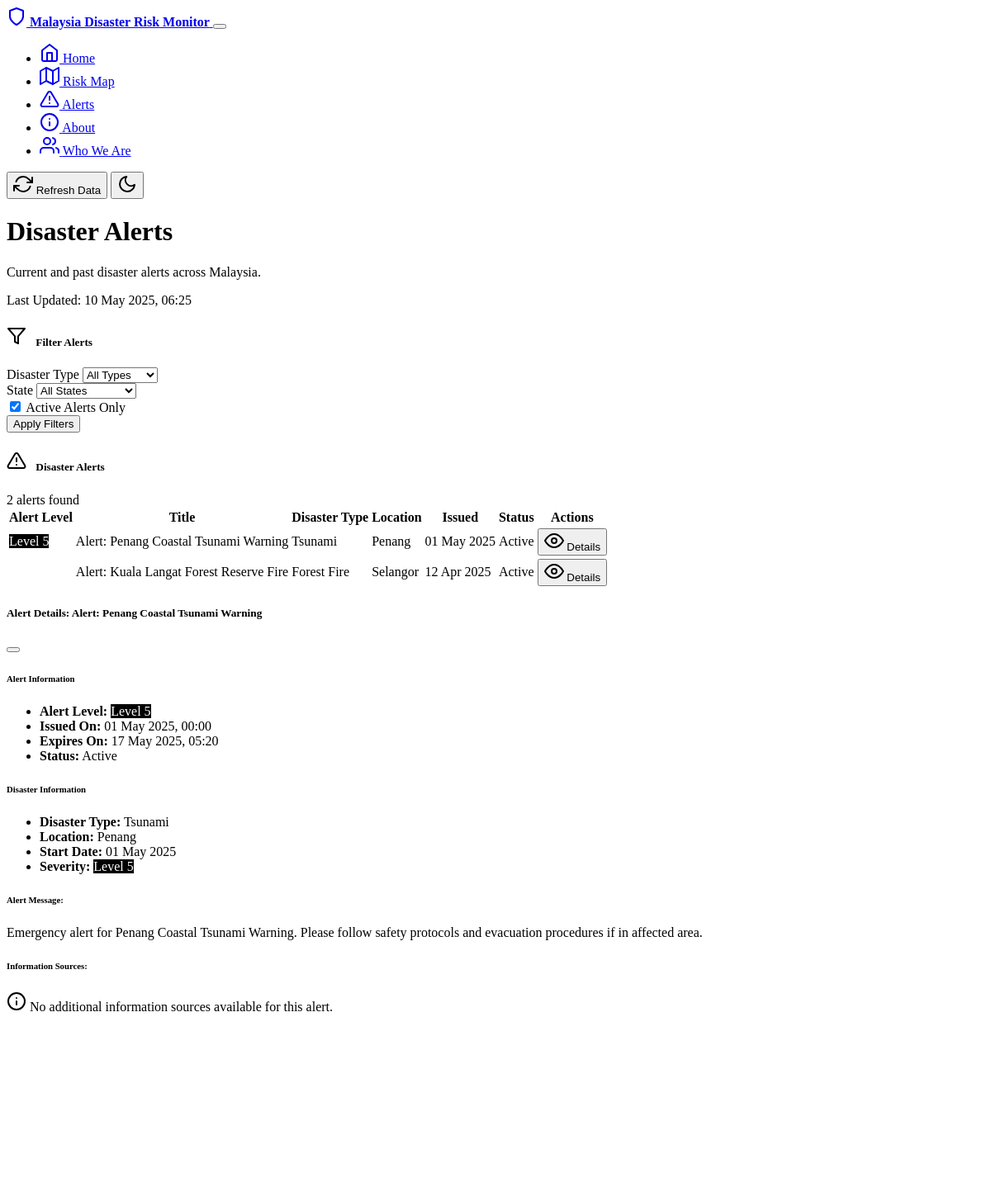
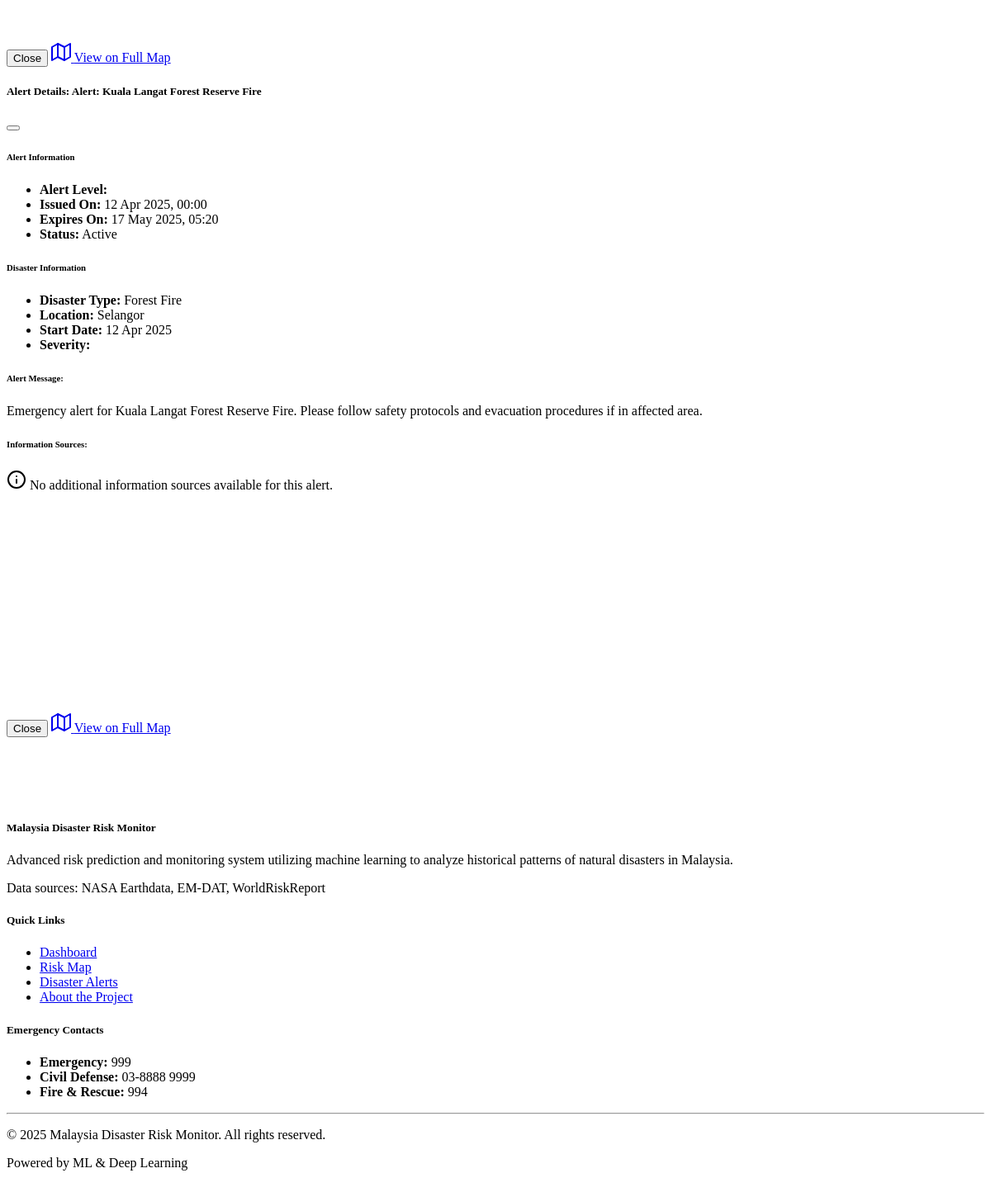
Screenshot of /alerts with the database file from the repository (2 pictures, top to bottom).
### models.py (models this page shows, shortened)
class DisasterAlert(db.Model):
    id = db.Column(db.Integer, primary_key=True)
    disaster_id = db.Column(db.Integer, db.ForeignKey('disaster.id'), nullable=False)
    disaster = db.relationship('Disaster')
    title = db.Column(db.String(100), nullable=False)
    message = db.Column(db.Text, nullable=False)
    alert_level = db.Column(db.Integer, nullable=False)  # 1-5 (5 being most severe)
    issued_at = db.Column(db.DateTime, default=datetime.utcnow)
    expires_at = db.Column(db.DateTime)
    is_active = db.Column(db.Boolean, default=True)
    is_test = db.Column(db.Boolean, default=False)  # Flag for test alerts
    sources_used = db.Column(db.Text)  # Comma-separated list of sources used by ML
    external_references = db.Column(db.Text)  # JSON string of external URLs and references

class DisasterType(db.Model):
    id = db.Column(db.Integer, primary_key=True)
    name = db.Column(db.String(50), nullable=False, unique=True)
    description = db.Column(db.Text)
    disasters = db.relationship('Disaster', backref='type', lazy=True)

class State(db.Model):
    id = db.Column(db.Integer, primary_key=True)
    name = db.Column(db.String(50), nullable=False, unique=True)
    disasters = db.relationship('Disaster', backref='state', lazy=True)
    risk_assessments = db.relationship('RiskAssessment', backref='state', lazy=True)

class Disaster(db.Model):
    id = db.Column(db.Integer, primary_key=True)
    disaster_type_id = db.Column(db.Integer, db.ForeignKey('disaster_type.id'), nullable=False)
    state_id = db.Column(db.Integer, db.ForeignKey('state.id'), nullable=False)
    title = db.Column(db.String(100), nullable=False)
    description = db.Column(db.Text)
    start_date = db.Column(db.DateTime, nullable=False)
    end_date = db.Column(db.DateTime)
    is_active = db.Column(db.Boolean, default=True)
    magnitude = db.Column(db.Float)  # For earthquakes
    depth = db.Column(db.Float)      # For tsunamis (in cm)
    area_affected = db.Column(db.Float)  # For floods, forest fires (in sq km)
    severity = db.Column(db.Integer)  # 1-5 (5 being most severe)
    latitude = db.Column(db.Float)
    longitude = db.Column(db.Float)
    source = db.Column(db.String(100))
    source_url = db.Column(db.String(255))
    created_at = db.Column(db.DateTime, default=datetime.utcnow)
    updated_at = db.Column(db.DateTime, default=datetime.utcnow, onupdate=datetime.utcnow)

### routes.py (the view)
@app.route('/alerts')
def alerts_page():
    disaster_types = DisasterType.query.all()
    states = State.query.all()
    disaster_type_id = request.args.get('disaster_type', type=int)
    state_id = request.args.get('state', type=int)
    active_only = request.args.get('active_only', type=bool, default=True)
    query = DisasterAlert.query.join(Disaster).filter(DisasterAlert.is_test == False)
    if disaster_type_id:
        query = query.filter(Disaster.disaster_type_id == disaster_type_id)
    if state_id:
        query = query.filter(Disaster.state_id == state_id)
    if active_only:
        query = query.filter(DisasterAlert.is_active == True)
        query = query.filter(Disaster.is_active == True)
    alerts = query.order_by(DisasterAlert.issued_at.desc()).all()
    for alert in alerts:
        if alert.is_active and not alert.disaster.is_active:
            with app.app_context():
                alert.is_active = False
                db.session.commit()
    return render_template('alerts.html',
                           alerts=alerts,
                           disaster_types=disaster_types,
                           states=states,
                           selected_disaster_type=disaster_type_id,
                           selected_state=state_id,
                           active_only=active_only)

### templates/alerts.html (shortened to what this page needs)
{% extends 'base.html' %}
{% block content %}
<div class="row mb-4 align-items-center">
    <div class="col-md-8">
        <h1 class="display-5 fw-bold mb-2">Disaster Alerts</h1>
        <p class="lead">Current and past disaster alerts across Malaysia.</p>
    </div>
    <div class="col-md-4 text-md-end">
        <div class="badge bg-primary p-2 fs-6">Last Updated: {{ now().strftime('%d %b %Y, %H:%M') }}</div>
    </div>
</div>
<div class="card border-0 shadow-sm mb-4">
    <div class="card-header bg-transparent border-0">
        <h5 class="mb-0">
            <i data-feather="filter" class="card-header-icon"></i>
            Filter Alerts
        </h5>
    </div>
    <div class="card-body">
        <form id="alert-filter-form" class="row g-3">
            <div class="col-md-4">
                <label for="disaster-type-filter" class="form-label">Disaster Type</label>
                <select id="disaster-type-filter" class="form-select">
                    <option value="">All Types</option>
                </select>
            </div>
            <div class="col-md-4">
                <label for="state-filter" class="form-label">State</label>
                <select id="state-filter" class="form-select">
                    <option value="">All States</option>
                </select>
            </div>
            <div class="col-md-2 d-flex align-items-end">
                <div class="form-check form-switch">
                    <input class="form-check-input" type="checkbox" id="active-only-filter" {% if active_only %}checked{% endif %}>
                    <label class="form-check-label" for="active-only-filter">Active Alerts Only</label>
                </div>
            </div>
            <div class="col-md-2 d-flex align-items-end">
                <button type="submit" class="btn btn-primary w-100">Apply Filters</button>
            </div>
        </form>
    </div>
</div>
<div class="row">
    <div class="col-12">
        <div class="card border-0 shadow-sm">
            <div class="card-header bg-transparent border-0">
                <div class="d-flex justify-content-between align-items-center">
                    <h5 class="mb-0">
                        <i data-feather="alert-triangle" class="card-header-icon"></i>
                        Disaster Alerts
                    </h5>
                    <span class="badge bg-primary">{{ alerts|length }} alerts found</span>
                </div>
            </div>
            <div class="card-body">
                {% if alerts %}
                <div class="table-responsive">
                    <table class="table table-hover align-middle">
                        <thead>
                            <tr>
                                <th scope="col">Alert Level</th>
                                <th scope="col">Title</th>
                                <th scope="col">Disaster Type</th>
                                <th scope="col">Location</th>
                                <th scope="col">Issued</th>
                                <th scope="col">Status</th>
                                <th scope="col">Actions</th>
                            </tr>
                        </thead>
                        <tbody>
                            {% for alert in alerts %}
                            <tr>
                                <td>
                                    <span class="badge risk-{{ alert.alert_level }}">Level {{ alert.alert_level }}</span>
                                </td>
                                <td>{{ alert.title }}</td>
                                <td>{{ alert.disaster.type.name }}</td>
                                <td>{{ alert.disaster.state.name }}</td>
                                <td>{{ alert.issued_at.strftime('%d %b %Y') }}</td>
                                <td>
                                    {% if alert.is_active %}
                                    <span class="badge bg-danger">Active</span>
                                    {% else %}
                                    <span class="badge bg-secondary">Expired</span>
                                    {% endif %}
                                </td>
                                <td>
                                    <button class="btn btn-sm btn-outline-info"
                                            data-bs-toggle="modal"
                                            data-bs-target="#alertModal{{ alert.id }}">
                                        <i data-feather="eye" class="feather-sm"></i>
                                        Details
                                    </button>
                                </td>
                            </tr>
                            {% endfor %}
                        </tbody>
                    </table>
                </div>
                {% else %}
                <div class="alert alert-info mb-0">
                    <i data-feather="info" class="me-2"></i>
                    No alerts found matching your criteria. Try adjusting your filters.
                </div>
                {% endif %}
            </div>
        </div>
    </div>
</div>
{% for alert in alerts %}
<div class="modal fade" id="alertModal{{ alert.id }}" tabindex="-1" aria-labelledby="alertModalLabel{{ alert.id }}" aria-hidden="true">
    <div class="modal-dialog modal-lg">
        <div class="modal-content">
            <div class="modal-header">
                <h5 class="modal-title" id="alertModalLabel{{ alert.id }}">Alert Details: {{ alert.title }}</h5>
                <button type="button" class="btn-close" data-bs-dismiss="modal" aria-label="Close"></button>
            </div>
            <div class="modal-body">
                <div class="row mb-3">
                    <div class="col-md-6">
                        <h6>Alert Information</h6>
                        <ul class="list-group list-group-flush">
                            <li class="list-group-item bg-transparent">
                                <strong>Alert Level:</strong>
                                <span class="badge risk-{{ alert.alert_level }}">Level {{ alert.alert_level }}</span>
                            </li>
                            <li class="list-group-item bg-transparent">
                                <strong>Issued On:</strong> {{ alert.issued_at.strftime('%d %b %Y, %H:%M') }}
                            </li>
                            <li class="list-group-item bg-transparent">
                                <strong>Expires On:</strong>
                                {% if alert.expires_at %}
                                    {{ alert.expires_at.strftime('%d %b %Y, %H:%M') }}
                                {% else %}
                                    Until further notice
                                {% endif %}
                            </li>
                            <li class="list-group-item bg-transparent">
                                <strong>Status:</strong>
                                {% if alert.is_active %}
                                    <span class="badge bg-danger">Active</span>
                                {% else %}
                                    <span class="badge bg-secondary">Expired</span>
                                {% endif %}
                            </li>
                        </ul>
                    </div>
                    <div class="col-md-6">
                        <h6>Disaster Information</h6>
                        <ul class="list-group list-group-flush">
                            <li class="list-group-item bg-transparent">
                                <strong>Disaster Type:</strong> {{ alert.disaster.type.name }}
                            </li>
                            <li class="list-group-item bg-transparent">
                                <strong>Location:</strong> {{ alert.disaster.state.name }}
                            </li>
                            <li class="list-group-item bg-transparent">
                                <strong>Start Date:</strong> {{ alert.disaster.start_date.strftime('%d %b %Y') }}
                            </li>
                            <li class="list-group-item bg-transparent">
                                <strong>Severity:</strong>
                                <span class="badge risk-{{ alert.disaster.severity }}">Level {{ alert.disaster.severity }}</span>
                            </li>
                        </ul>
                    </div>
                </div>
                <div class="alert alert-secondary mb-4">
                    <h6 class="alert-heading">Alert Message:</h6>
                    <p class="mb-0">{{ alert.message }}</p>
                </div>
                <div class="row mb-4">
                    <div class="col-12">
                        <h6>Information Sources:</h6>
                        <div class="card bg-dark">
                            <div class="card-body">
                                {% if not alert.sources_used and not alert.external_references %}
                                <p class="text-muted mb-0">
                                    <i data-feather="info" class="feather-sm me-2"></i>
                                    No additional information sources available for this alert.
                                </p>
                                {% endif %}
                            </div>
                        </div>
                    </div>
                </div>
                <div class="row">
                    <div class="col-12">
                        <div id="alert-map-{{ alert.id }}" style="height: 250px;"></div>
                    </div>
                </div>
            </div>
            <div class="modal-footer">
                <button type="button" class="btn btn-secondary" data-bs-dismiss="modal">Close</button>
                <a href="{{ url_for('map_page') }}?disaster_type={{ alert.disaster.disaster_type_id }}&state={{ alert.disaster.state_id }}"
                   class="btn btn-primary">
                    <i data-feather="map" class="feather-sm me-1"></i>
                    View on Full Map
                </a>
            </div>
        </div>
    </div>
</div>
{% endfor %}
{% endblock %}

### rows the page displays
DisasterAlert: alert_level "5", title "Alert: Penang Coastal Tsunami Warning", disaster.type.name "Tsunami", disaster.state.name "Penang", issued_at "01 May 2025", is_active "Active", issued_at "01 May 2025, 00:00", expires_at "17 May 2025, 05:20", disaster.start_date "01 May 2025", disaster.severity "5", message "Emergency alert for Penang Coastal Tsunami Warning. Please follow safety protocols and evacuation procedures if in affected area.", shows "No additional information sources available for this alert.", {{ alert.id }} 2 (drawn)
DisasterAlert: title "Alert: Kuala Langat Forest Reserve Fire", disaster.type.name "Forest Fire", disaster.state.name "Selangor", issued_at "12 Apr 2025", is_active "Active", issued_at "12 Apr 2025, 00:00", expires_at "17 May 2025, 05:20", disaster.start_date "12 Apr 2025", disaster.severity "4", message "Emergency alert for Kuala Langat Forest Reserve Fire. Please follow safety protocols and evacuation procedures if in affected area.", shows "No additional information sources available for this alert."

### other values shown
{{ alerts|length }} "2"
